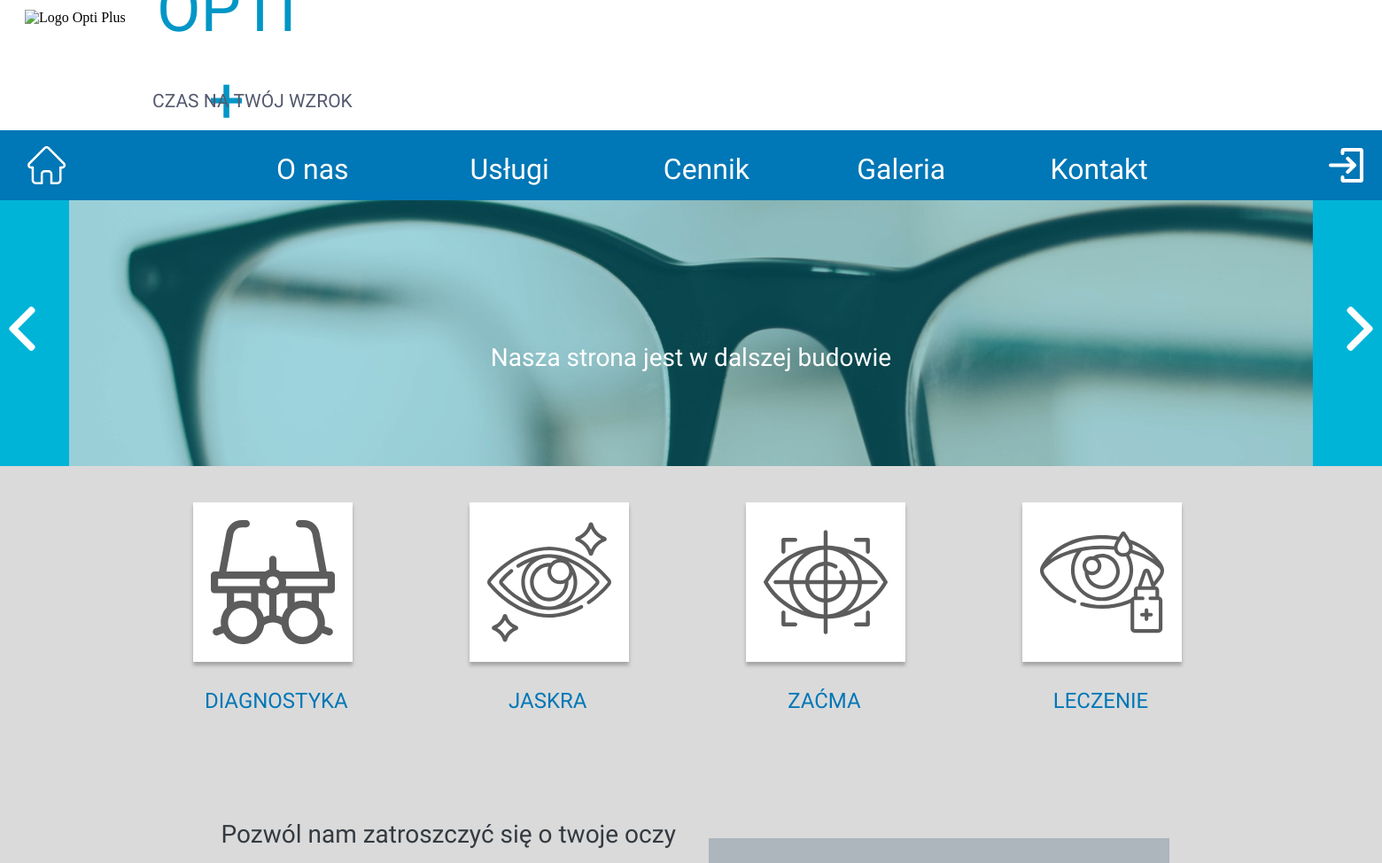
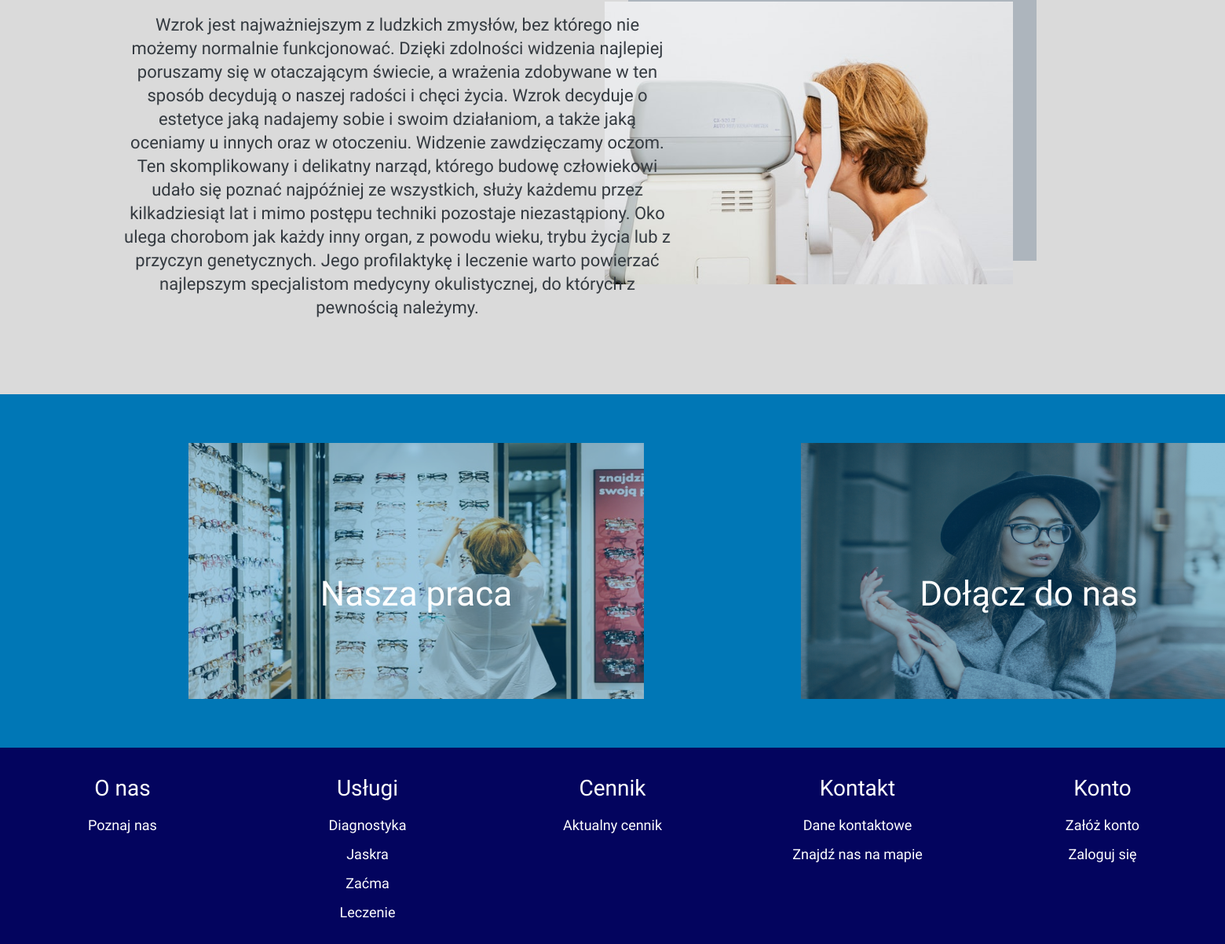
The page / on the database its author committed (2 pictures, top to bottom).
### app/models.py (models this page shows, shortened)
class News(models.Model):
    topic = models.CharField(max_length=200,unique=True)
    description = models.CharField(max_length=200)
    date = models.DateField(default=datetime.now)
    image = models.ImageField(upload_to='news',null=True, blank=True)

### app/views.py (the view)
# urls.py: path('',views.index,name='index'),
def index(request):
    news_info = News.objects.order_by('date')
    news_dict = {'newsinfo':news_info}
    return render(request,'app/index.html',context=news_dict)

### templates/app/index.html (shortened to what this page needs)
{% extends "app/base.html" %}
{% load static %}
  {% block head_block %}
  <link rel="stylesheet" href={% static "css/app/home.css" %}>
  {% endblock %}
  {% block body_block %}
    <div class="container">
      <div class="newsbar">
        <div class="leftarrow">
          <img src="{% static "img/app/left-arrow.svg" %}" alt="left arrow">
        </div>
        {% if newsinfo %}
          {% for n in newsinfo %}
          <div class="newsdiv">
            <p>{{ n.description }}</p>
            <img src="{{ n.image.url }}" alt="informations">
          </div>
          {% endfor %}
        {% else %}
          <div class="newsdiv">
            <p>Brak aktualności</p>
          </div>
        {% endif %}
        <div class="rightarrow">
          <img src="{% static "img/app/right-arrow.svg" %}" alt="right arrow">
        </div>
      </div>
      <div class="descriptionpanel">
        <div class="service1" onclick="document.location.href='services/diagnostyka'">
          <img src="{% static "img/app/service1.svg" %}" alt="diagnostic">
        </div>
        <p id="pservice1">DIAGNOSTYKA</p>
        <div class="service2" onclick="document.location.href='services/jaskra'">
          <img src="{% static "img/app/service2.svg" %}" alt="diagnostic">
        </div>
        <p id="pservice2">JASKRA</p>
        <div class="service3" onclick="document.location.href='services/zacma'">
          <img src="{% static "img/app/service3.svg" %}" alt="diagnostic">
        </div>
        <p id="pservice3">ZAĆMA</p>
        <div class="service4" onclick="document.location.href='services/leczenie'">
          <img src="{% static "img/app/service4.svg" %}" alt="diagnostic">
        </div>
        <p id="pservice4">LECZENIE</p>
        <img src="{% static "img/app/description.jpg" %}" alt="" id="descimg">
        <h1 id="desch">Pozwól nam zatroszczyć się o twoje oczy</h1>
        <p id="descp">
          Wzrok jest najważniejszym z ludzkich zmysłów, bez którego nie możemy
          normalnie funkcjonować. Dzięki zdolności widzenia najlepiej poruszamy się
          w otaczającym świecie, a wrażenia zdobywane w ten sposób decydują o naszej radości
          i chęci życia. Wzrok decyduje o estetyce jaką nadajemy sobie i swoim działaniom, a także
          jaką oceniamy u innych oraz w otoczeniu. Widzenie zawdzięczamy oczom.
          Ten skomplikowany i delikatny narząd, którego budowę człowiekowi udało się poznać
          najpóźniej ze wszystkich, służy każdemu przez kilkadziesiąt lat i mimo postępu
          techniki pozostaje niezastąpiony. Oko ulega chorobom jak każdy inny organ,
          z powodu wieku, trybu życia lub z przyczyn genetycznych. Jego profilaktykę i leczenie
          warto powierzać najlepszym specjalistom medycyny okulistycznej, do których z pewnością
          należymy.
        </p>
      </div>
      <div class="extrapanel">
        <div class="extragalery" onclick="location.href='{% url 'app:galery' %}'">
          <img src="{% static "img/app/galery.jpg" %}" alt="galery">
          <h1>Nasza praca</h1>
        </div>
        <div class="extraregister" onclick="location.href='{% url 'app:register' %}'">
          <img src="{% static "img/app/createacc.jpg" %}" alt="create account">
          <h1>Dołącz do nas</h1>
        </div>
      </div>
    </div>
  {% endblock %}

### rows shown on the page
News: description "Nasza strona jest w dalszej budowie", image (picture)
